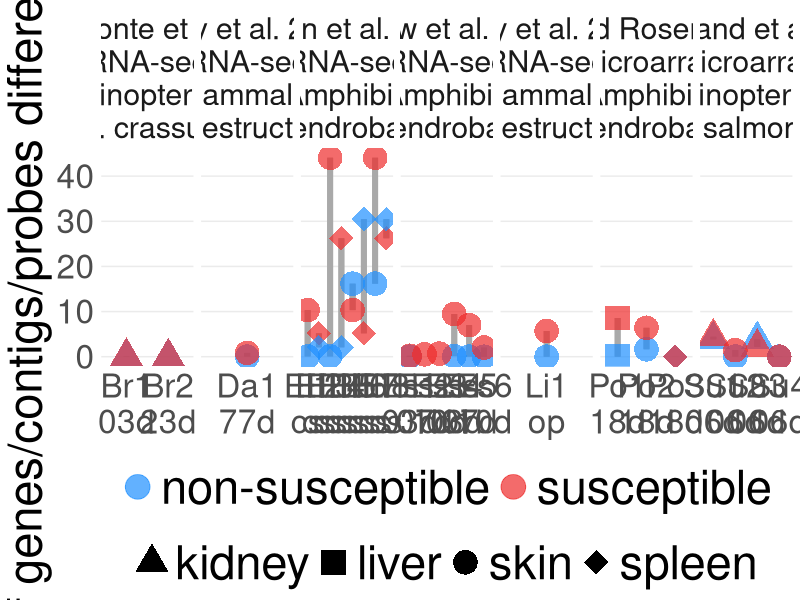
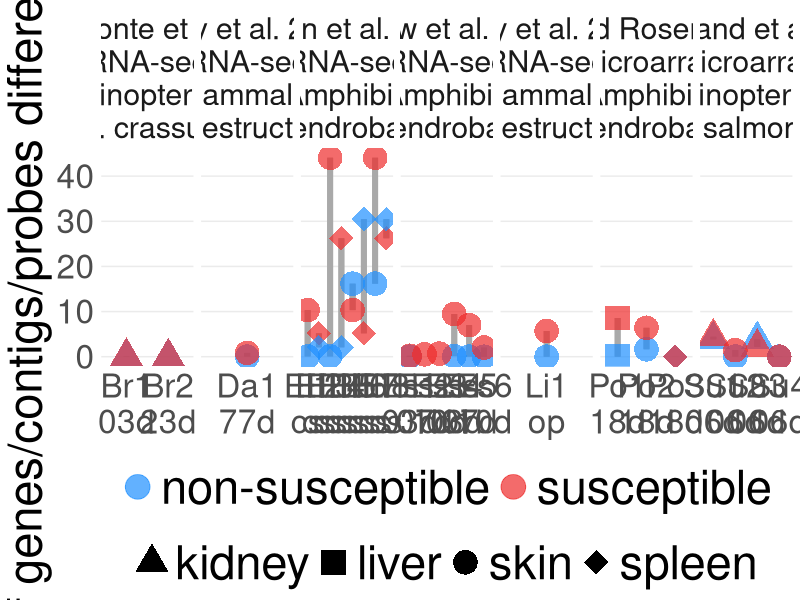

Write R code to recreate these figures, in order. (Note: this script raises an error after producing the figures.)


# Load packages

library(tidyverse)
library(DiagrammeR)

#==============================================================================


# Import the raw differential expression data for the quantitative summary and
# generate derived data columns

d <- read_csv("data/quantitative_summary/wild_expression_data.csv")

d <- d %>%
  mutate(
    prop_de = round(de/total_tested*100, 2),
    prop_de_unrounded = de/total_tested*100,
    log10_prop_de = log10(prop_de_unrounded),
    log10_prop_de = ifelse(log10_prop_de < -2, -2.5, log10_prop_de),
    log2_prop_de = log2(prop_de_unrounded),
    log2_prop_de = ifelse(log2_prop_de <= -8, -8, log2_prop_de),
    study_mod = paste0(
      study, "\n",
      "Assay: ", assay, "\n",
      "Host class: ", host_class, "\n",
      "Pathogen/parasite: ", pathogen
    ),
    study_mod_alt = paste0(
      study, "\n",
      "Assay: ", assay, ", ",
      "Host class: ", host_class, ", ",
      "Pathogen/parasite: ", pathogen
    ),
    study_mod_simple = paste0(
      study, "\n",
      assay, "\n",
      host_class, "\n",
      pathogen
    ),
    tissue_mod = paste0("Tissue assayed: ", tissue),
    time_point_mod = paste0("Post-exposure time point: ", time_point),
    second_line = ifelse(
      is.na(pathogen_strain), 
      tissue, 
      paste(pathogen_strain, tissue, sep = " - ")
    ),
    second_line = paste(second_line, time_point, sep = " - "),
    group_de = paste(comparison, second_line, sep = "\n")
    %>%
      as.factor()
  )

#==============================================================================


# Subset down to create a table of disease-resistant vs. disease-susceptible
# species comparisons

comps <- d %>%
  select(study, susceptibility, group_de, prop_de_unrounded) %>%
  pivot_wider(names_from = susceptibility, values_from = prop_de_unrounded) %>%
  mutate(resistant_less = `non-susceptible` < susceptible) %>%
  filter(!is.na(`non-susceptible`))

# How many disease-resistant vs. disease-susceptible comparisons are 
# there total?

n_total <- nrow(comps)
n_total

# In how many of the comparisons do the disease-resistant species have less
# gene expression change than the disease-susceptible species?

n_less <- sum(comps$resistant_less)
n_less

# Conduct a Chi-squared test

chisq.test(c(n_less, n_total - n_less), p = c(0.5, 0.5))

#==============================================================================


# Figure 1 code

# Generate labels that will appear along the bottom of the figure and add to
# the larger data frame

group.labels <- d %>%
  arrange(study_mod_simple, group_de) %>%
  filter(susceptibility == "susceptible") %>%
  group_by(study) %>%
  mutate(
    first_line = paste0(substr(study, 1, 2), as.character(row_number()))
  ) %>%
  ungroup() %>%
  mutate(
    time_point_short = str_replace_all(time_point, " ", ""),
    time_point_short = substr(time_point_short, 1, 3),
    time_point_short = 
      ifelse(str_detect(time_point_short, "opp"), "op", time_point_short),
    time_point_short =
      ifelse(str_detect(time_point_short, "atc"), "cs", time_point_short),
    tissue_short = substr(tissue, 1, 2),
    bottom_label = 
      paste0(first_line, "\n", time_point_short)
  ) %>%
  select(group_de, bottom_label)

d <- left_join(d, group.labels, by = "group_de")

# Generate the segment lengths that will connect disease-resistant and 
# disease-susceptible species comparisons

segment.limits <- d %>%
  group_by(bottom_label) %>%
  summarize(
    min_measure = min(prop_de),
    max_measure = max(prop_de)
  )

# Plot and save Figure 1

d %>%
  left_join(., segment.limits, by = "bottom_label") %>%
  ggplot(aes(x = bottom_label, y = prop_de, color = susceptibility, shape = tissue)) +
  geom_segment(
    aes(x = bottom_label, xend = bottom_label, 
        y = min_measure, yend = max_measure),
    color = "darkgrey", size = 2
  ) +
  geom_point(size = 8) +
  scale_color_manual(values = alpha(c("dodgerblue", "firebrick2"), 0.7)) +
  scale_shape_manual(values = c(17, 15, 16, 18)) +
  ylab("Proportion of genes/contigs/probes differentially expressed") +
  theme_minimal() +
  theme(
    axis.title.x = element_blank(),
    panel.grid.minor.y = element_blank(),
    panel.grid.major.x = element_blank(),
    strip.text.x = element_text(angle = 0, size = 22),
    axis.text = element_text(size = 24),
    axis.title.y = element_text(size = 34),
    legend.text = element_text(size = 34),
    legend.position = "bottom",
    legend.box = "vertical",
    legend.title = element_blank()
  ) +
  guides(color = guide_legend(order = 1)) +
  facet_wrap(~study_mod_simple, scales = "free_x", nrow = 1)

ggsave("outputs/fig1.jpeg", width = 30, height = 15)

# Output reference table

d %>%
  group_by(bottom_label) %>%
  distinct(
    study, assay, pathogen, host_class, comparison, 
    tissue, time_point, pathogen_strain) %>%
  select(bottom_label, everything()) %>%
  ungroup() %>%
  mutate(bottom_label = substr(bottom_label, 1, 3)) %>%
  arrange(bottom_label) %>%
  rename(
    `Comparison Label` = bottom_label,
    `Study` = study,
    `Assay` = assay,
    `Pathogen` = pathogen,
    `Host Class` = host_class,
    `Host Comparison` = comparison,
    `Tissue Sampled` = tissue,
    `Sampling Time Point` = time_point,
    `Pathogen Strain` = pathogen_strain
  ) %>%
  write_csv(., "outputs/fig1_supplementary_table.csv")

# Alternative version of Figure 1 (horizontal layout)

d %>%
  left_join(., segment.limits, by = "bottom_label") %>%
  ggplot(aes(
    x = prop_de,
    y = reorder(bottom_label, desc(bottom_label)), 
    color = susceptibility)) +
  geom_segment(
    aes(y = bottom_label, yend = bottom_label, 
        x = min_measure, xend = max_measure),
    color = "darkgrey", size = 2
  ) +
  geom_point(size = 8) +
  scale_color_manual(values = alpha(c("dodgerblue", "firebrick2"), 0.7)) +
  xlab("Proportion of genes/contigs differentially expressed") +
  theme_minimal() +
  theme(
    legend.position = "none",
    axis.title.y = element_blank(),
    panel.grid.minor.x = element_blank(),
    panel.grid.major.y = element_blank(),
    strip.text.y = element_text(angle = 0, size = 18),
    axis.text = element_text(size = 20),
    axis.title.x = element_text(size = 24)
  ) +
  facet_wrap(~study_mod_simple, scales = "free_y", ncol = 1, strip.position = "right")

# ggsave("outputs/fig1alt.jpeg", width = 12, height = 14)

#==============================================================================


# Generate Figure 2 (have to manually export from RStudio)

grViz("data/figures/flowchart.dot")

#==============================================================================


# Old code for generating heatmaps (not used)

d %>%
  ggplot(aes(x = susceptibility, y = forcats::fct_rev(group_de))) +
  geom_tile(aes(fill = log2_prop_de)) +
  geom_text(aes(label = prop_de, fontface = "bold")) +
  xlab("Disease Susceptibility of Host") +
  scale_x_discrete(position = "top") +
  scale_fill_gradient(
    low = "white", high = "firebrick3", na.value = "gainsboro",
    limits = c(-8, 7)
  ) +
  theme_minimal() +
  theme(
    axis.title.x = element_text(size = 22),
    axis.text.x = element_text(size = 14, face = "bold"),
    axis.title.y = element_blank(),
    strip.text.x = element_text(size = 17),
    legend.position = "none"
  ) +
  facet_wrap(~study_mod, scales = "free_y", ncol = 3)

# ggsave("outputs/fig1.jpeg", width = 22, height = 12)

d %>%
  ggplot(aes(x = susceptibility, y = forcats::fct_rev(group_de))) +
  geom_tile(aes(fill = log2_prop_de)) +
  geom_text(aes(label = prop_de, fontface = "bold")) +
  xlab("Disease Susceptibility of Host") +
  scale_x_discrete(position = "top") +
  scale_fill_gradient(
    low = "white", high = "firebrick3", na.value = "gainsboro",
    limits = c(-8, 7)
  ) +
  theme_minimal() +
  theme(
    axis.title.x = element_text(size = 22),
    axis.text.x = element_text(size = 20, face = "bold"),
    axis.title.y = element_blank(),
    strip.text.x = element_text(size = 17),
    legend.position = "none",
    axis.text.y = element_blank()
  ) +
  facet_wrap(~study_mod, scales = "free_y", ncol = 3)

# ggsave("outputs/fig1alt.jpeg", width = 14, height = 12)
